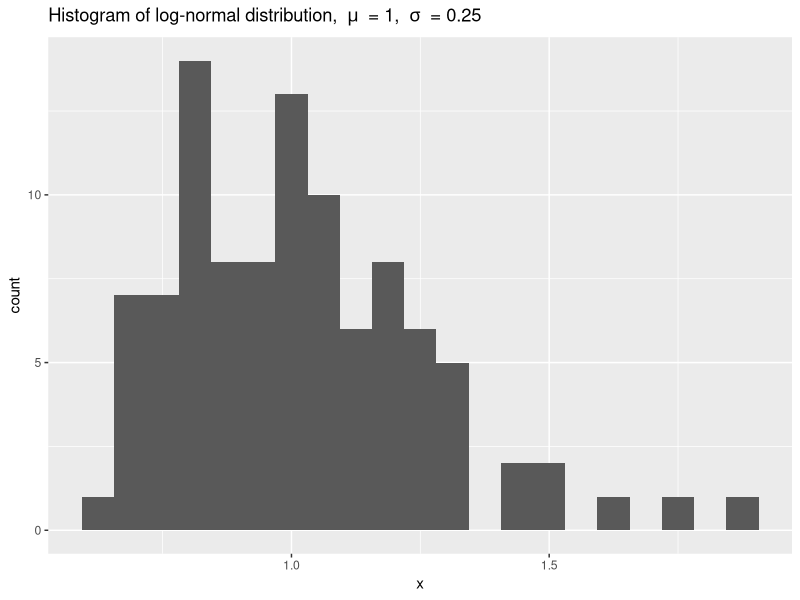
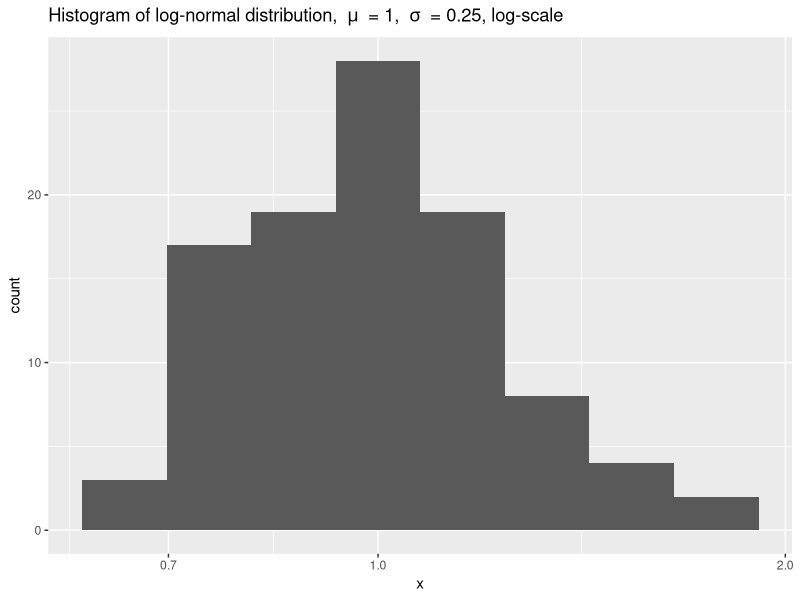

Recreate these plots in R, in order.
## ---- chunk 1
knitr::opts_chunk$set(echo = TRUE)
## ---- chunk 2
library(ggplot2)
m <- 1
s <- 0.25
location <- log(m^2 / sqrt(s^2 + m^2))
shape <- sqrt(log(1 + (s^2 / m^2)))
x <- rlnorm(n=100, location, shape)
## ---- chunk 3
library(ggplot2)
ggplot() + geom_histogram(aes(x), binwidth = 1/16)+ labs(title = expression("Histogram of log-normal distribution, " ~ mu ~ " = 1, "~ sigma ~ " = 0.25"))

ggplot() + geom_histogram(aes(x), binwidth = 1/16) + scale_x_log10() +
labs(title = expression("Histogram of log-normal distribution, " ~ mu ~ " = 1, "~ sigma ~ " = 0.25, log-scale"))
